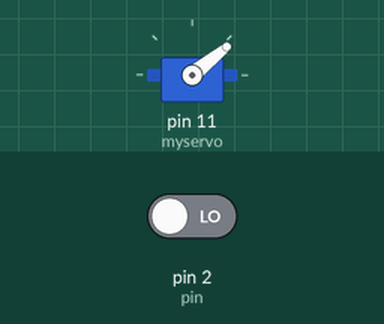
Bench run of a sketch on a simulated Arduino Uno, built with avr-gcc and run on an emulated ATmega328P. Parts: servo. The test bench sets the inputs (shaded band); at power-on: pin 2 (pin) LOW.

Above: at 0.75 s.
At 1.2 s:
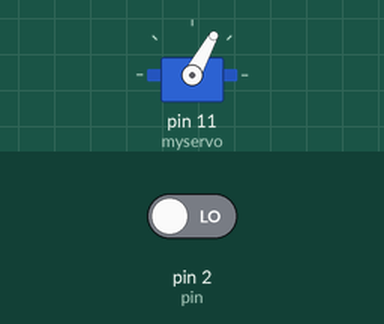
1.3 s: pin 2 (pin) driven HIGH
At 2.78 s:
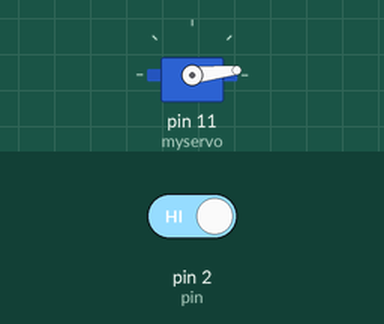
Timing chart, 0 to 13.3 s (numbered marks = the images above; inputs shaded):
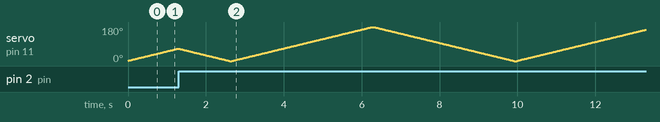

The sketch:

Ejercicio3_27-05.ino
```cpp
#include <Servo.h>
Servo myservo;

const int pin = 2;

int pos = 1;
int valor = 1;

void setup(){
 attachInterrupt(digitalPinToInterrupt(pin),boton,RISING);
 myservo.attach(11);
}

void loop(){
  pos = pos + valor;
  if(pos > 180 || pos < 0){
   valor = valor * -1;
  }
  myservo.write(pos);
  delay(20);
}

void boton(){
  valor = valor * -1;
}
```
